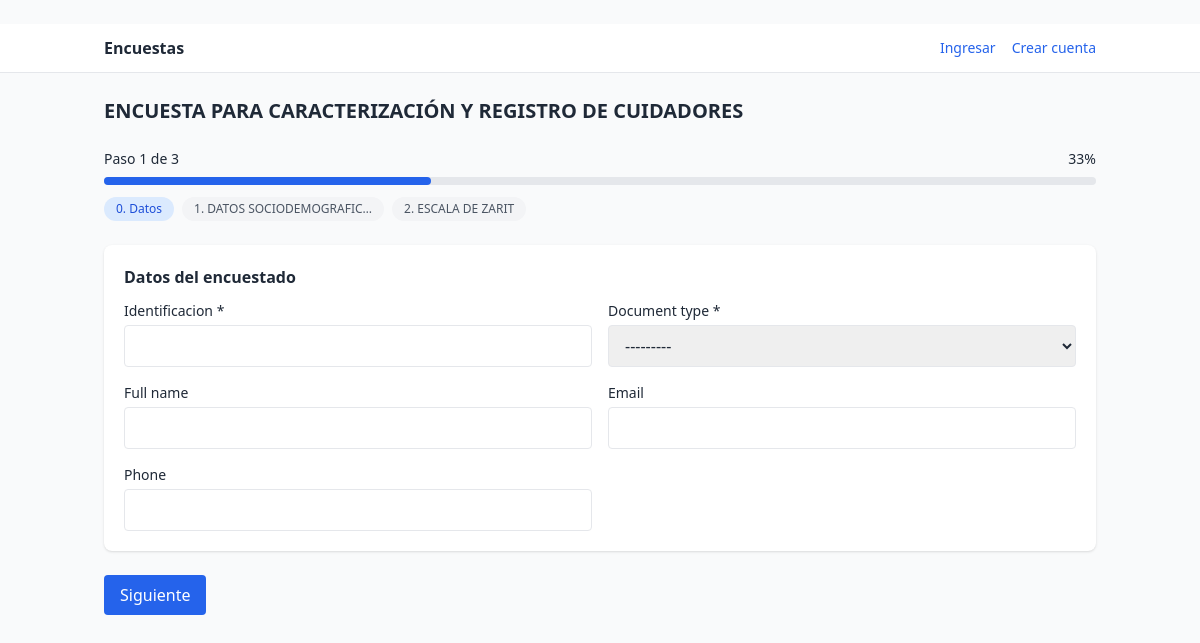
Page /s/q001/ on the committed database.
### surveys/models.py (models this page shows, shortened)
class Survey(models.Model):
    name = models.CharField(max_length=200, unique=True)
    code = models.SlugField(max_length=80, unique=True)
    is_active = models.BooleanField(default=True)
    created_at = models.DateTimeField(auto_now_add=True)
    require_token = models.BooleanField(default=False)

class Section(models.Model):
    survey = models.ForeignKey(Survey, on_delete=models.CASCADE, related_name="sections")
    title = models.CharField(max_length=200)
    order = models.PositiveIntegerField(default=1)
    class Meta:
        unique_together = ("survey", "order")
        ordering = ["order"]

### surveys/views.py (the view, shortened to what this page needs)
# urls.py: path("s/<slug:code>/", views.survey_fill, name="fill"),
def survey_fill(request, code):
    survey = get_object_or_404(Survey, code=code, is_active=True)
    show_interviewer = request.user.is_authenticated
    section_forms = []
    for section in survey.sections.all():
        AnswersForm = build_answers_form_for_section(section)
        if request.method == "POST":
            form = AnswersForm(request.POST, prefix=f"sec{section.id}")
        else:
            form = AnswersForm(prefix=f"sec{section.id}")
        section_forms.append((section, form))
    if request.method == "POST":
        resp_form = RespondentForm(request.POST, survey=survey, show_interviewer=show_interviewer)
    else:
        resp_form = RespondentForm(survey=survey, show_interviewer=show_interviewer)
    return render(request, "surveys/survey_fill_steps.html", {
        "survey": survey,
        "resp_form": resp_form,
        "sections_forms": section_forms,
    })

### surveys/forms.py (shortened to what this page needs)
class RespondentForm(forms.ModelForm):
    class Meta:
        model = ResponseSet
        fields = ["identificacion", "document_type", "full_name", "email", "phone", "interviewer"]
    def __init__(self, *args, survey: Survey, show_interviewer: bool, **kwargs):
        super().__init__(*args, **kwargs)
        self.survey = survey
        if not show_interviewer:
            self.fields.pop("interviewer", None)
        self.fields["identificacion"].required = True
        self.fields["document_type"].required = True
        for _, field in self.fields.items():
            css = field.widget.attrs.get("class", "")
            field.widget.attrs["class"] = (css + " w-full border rounded px-3 py-2").strip()

### surveys/templates/surveys/survey_fill_steps.html (shortened to what this page needs)
{% extends "surveys/base.html" %}
{% block content %}
<h1 class="text-xl font-semibold mb-6">{{ survey.name }}</h1>
<div class="mb-6">
  <div class="flex items-center justify-between text-sm mb-2">
    <span id="stepText" class="font-medium">Paso 1 de {{ sections_forms|length|add:1 }}</span>
    <span id="percentText">0%</span>
  </div>
  <div class="w-full bg-gray-200 rounded-full h-2" aria-label="Progreso del formulario">
    <div id="progressBar" class="bg-blue-600 h-2 rounded-full" style="width:0%"></div>
  </div>
  <ol id="stepPills" class="flex flex-wrap gap-2 mt-3" aria-label="Pasos del formulario">
    <li class="step-pill active px-3 py-1 rounded-full text-xs bg-blue-100 text-blue-700 font-medium">0. Datos</li>
    {% for section, _ in sections_forms %}
      <li class="step-pill px-3 py-1 rounded-full text-xs bg-gray-100 text-gray-600">
        {{ forloop.counter }}. {{ section.title|truncatechars:22 }}
      </li>
    {% endfor %}
  </ol>
</div>
<form method="post" class="space-y-6" data-check-url="{% url 'surveys:check_respondent' survey.code %}">{% csrf_token %}
  <div class="step bg-white p-5 rounded-lg shadow">
    <h2 class="font-semibold mb-3">Datos del encuestado</h2>
    <div class="grid sm:grid-cols-2 gap-4">
      {% for f in resp_form %}
        <div class="field" data-required="{{ f.field.required|yesno:'1,0' }}">
          <label class="block text-sm font-medium mb-1">{{ f.label }}{% if f.field.required %} *{% endif %}</label>
          {{ f }}
        </div>
      {% endfor %}
    </div>
  </div>
  <div class="flex justify-between mt-6">
    <button type="button" id="nextBtn" class="px-4 py-2 rounded bg-blue-600 text-white">Siguiente</button>
  </div>
</form>
{% endblock %}

### rows in the picture
Survey: name "ENCUESTA PARA CARACTERIZACIÓN Y REGISTRO DE CUIDADORES"
Section: title "DATOS SOCIODEMOGRAFIC…"
Section: title "ESCALA DE ZARIT"

### other values in the picture
{{ f.label }} "Identificacion" "Document type" "Full name" "Email" "Phone"
